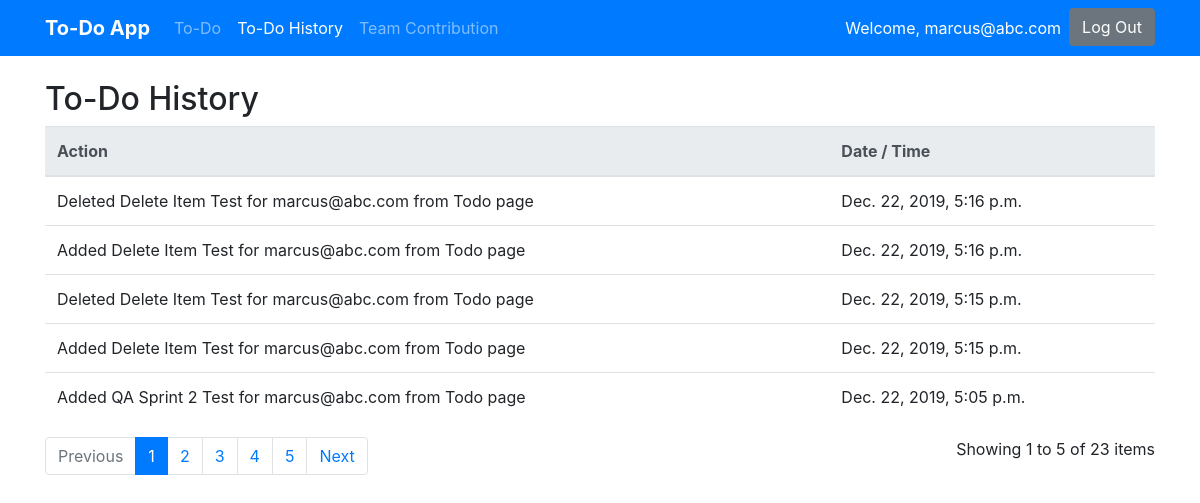
Page /historyItem/ (signed in) on the earlier database version.
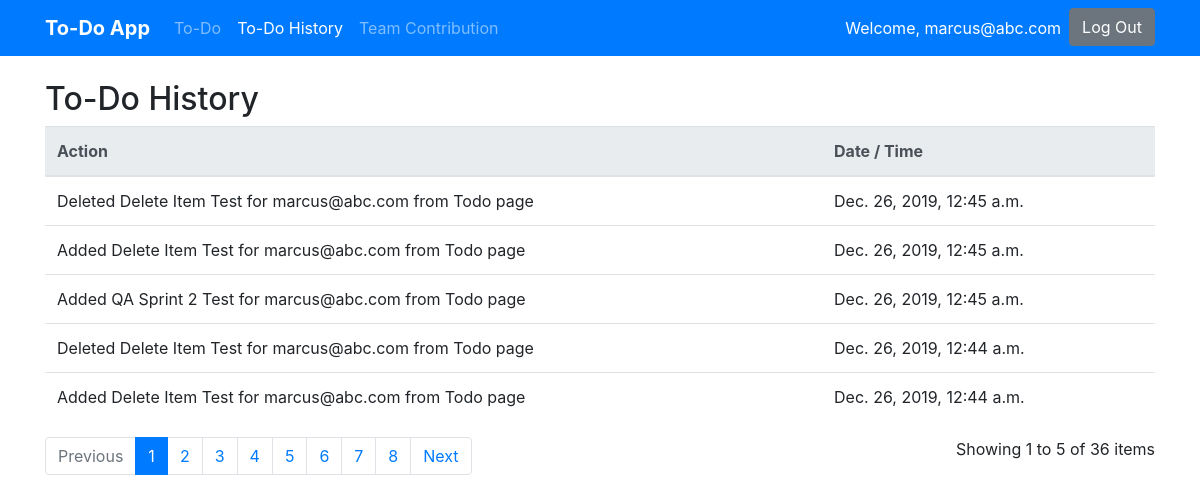
Same page on the later database version.
### To_do_page/models.py (models this page shows)
class ArchiveHistory(models.Model):
    owner = models.CharField(max_length=100)
    Todo = models.CharField(max_length=100)
    Timecreated = models.DateTimeField()
    action = models.CharField (max_length=10)

### To_do_page/views.py (the view)
# urls.py: path('historyItem/', historyItem, name='todohistorypage'),
def historyItem(request):
    all_todo = ArchiveHistory.objects.all().order_by('-Timecreated')
    context = {
        'all_items': all_todo
    }
    paginator = Paginator(all_todo, 5)
    page = request.GET.get('page')
    if page is not None:
        all_todo = paginator.get_page(page)
        context['all_items'] = all_todo
    else:
        all_todo = paginator.get_page(1)
        context['all_items'] = all_todo
    return render(request, 'history_page.html', context)

### To_do_page/templates/history_page.html (shortened to what this page needs)
{% extends 'base.html' %}
{% block content %}
{% if user.is_authenticated %}
<br />
<h2>To-Do History</h2>
<table class="table" id="to-do-history-table">
	<thead class="thead-light">
        <tr>
            <th>Action</th>
            <th>Date / Time</th>
        </tr>
	</thead>
	<tbody>
		{% for todo_item in all_items %}
		<tr>
			<td><div name="item">{{todo_item.action }} {{todo_item.Todo }} for {{todo_item.owner }} from Todo page</div></td>
			<td><div name='time'>{{todo_item.Timecreated }}</div></td>
		</tr>
		{% endfor %}
	</tbody>
</table>
<div class="row">
	<div class="col-sm-8">
		{% if all_items.has_other_pages %}
		<ul class="pagination">
		  {% if all_items.has_previous %}
			<li class="page-item"><a class="page-link" href="?page={{ all_items.previous_page_number }}">Previous</a></li>
		  {% else %}
			<li class="page-item disabled"><span class="page-link">Previous</span></li>
		  {% endif %}
		  {% for i in all_items.paginator.page_range %}
			{% if all_items.number == i %}
			  <li class="page-item active"><span class="page-link">{{ i }} <span class="sr-only">(current)</span></span></li>
			{% else %}
			  <li class="page-item"><a class="page-link" href="?page={{ i }}">{{ i }}</a></li>
			{% endif %}
		  {% endfor %}
		  {% if all_items.has_next %}
			<li class="page-item"><a class="page-link" href="?page={{ all_items.next_page_number }}">Next</a></li>
		  {% else %}
			<li class="page-item disabled"><span class="page-link">Next</span></li>
		  {% endif %}
		</ul>
	  {% endif %}
	</div>
	<div class="col-sm-4">
		<p id="pagination-count">Showing {{ all_items.start_index }} to {{ all_items.end_index }} of {{ all_items.paginator.count }} items</p>
	</div>
</div>
{% else %}
<p name='error_msg'>You are not logged in</p>
<a class="btn btn-primary" href="{% url 'login' %}">Login</a>
{% endif %}
{% endblock %}

Differences in the rows shown:
no longer on this page (row unchanged): ArchiveHistory: action "Deleted", Todo "Delete Item Test", owner "marcus@abc.com", Timecreated "Dec. 22, 2019, 5:16 p.m."
no longer on this page (row unchanged): ArchiveHistory: action "Added", Todo "Delete Item Test", owner "marcus@abc.com", Timecreated "Dec. 22, 2019, 5:16 p.m."
no longer on this page (row unchanged): ArchiveHistory: action "Deleted", Todo "Delete Item Test", owner "marcus@abc.com", Timecreated "Dec. 22, 2019, 5:15 p.m."
no longer on this page (row unchanged): ArchiveHistory: action "Added", Todo "Delete Item Test", owner "marcus@abc.com", Timecreated "Dec. 22, 2019, 5:15 p.m."
no longer on this page (row unchanged): ArchiveHistory: action "Added", Todo "QA Sprint 2 Test", owner "marcus@abc.com", Timecreated "Dec. 22, 2019, 5:05 p.m."
added ArchiveHistory: action "Deleted", Todo "Delete Item Test", owner "marcus@abc.com", Timecreated "Dec. 26, 2019, 12:45 a.m."
added ArchiveHistory: action "Added", Todo "Delete Item Test", owner "marcus@abc.com", Timecreated "Dec. 26, 2019, 12:45 a.m."
added ArchiveHistory: action "Added", Todo "QA Sprint 2 Test", owner "marcus@abc.com", Timecreated "Dec. 26, 2019, 12:45 a.m."
added ArchiveHistory: action "Deleted", Todo "Delete Item Test", owner "marcus@abc.com", Timecreated "Dec. 26, 2019, 12:44 a.m."
added ArchiveHistory: action "Added", Todo "Delete Item Test", owner "marcus@abc.com", Timecreated "Dec. 26, 2019, 12:44 a.m."
Other differences:
{{ all_items.paginator.count }}: "23" → "36"
new list line: "6"
new list line: "7"
new list line: "8"
